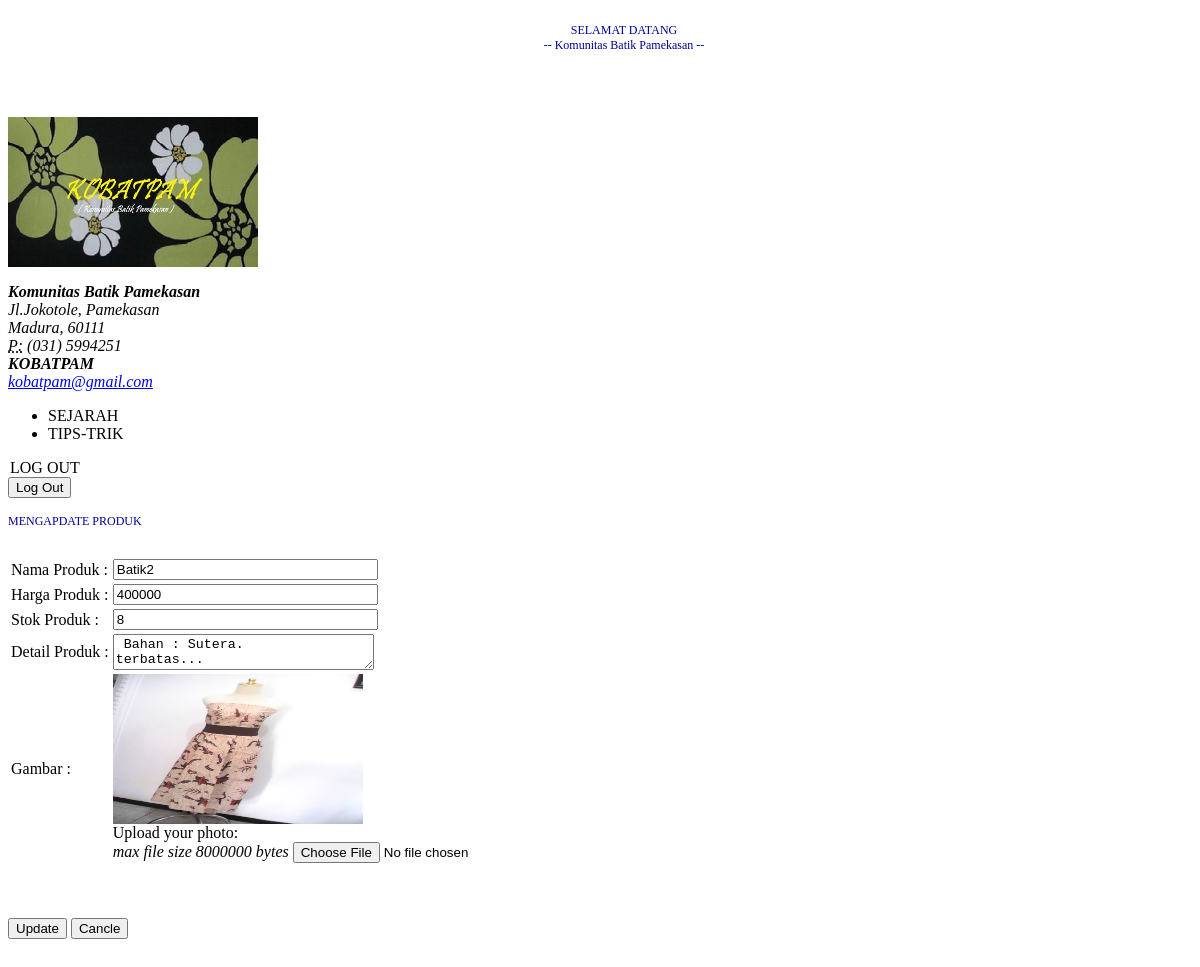
/kobatpam/view/update_produk.php?id=2 (signed in), run on an earlier commit of the app's database.
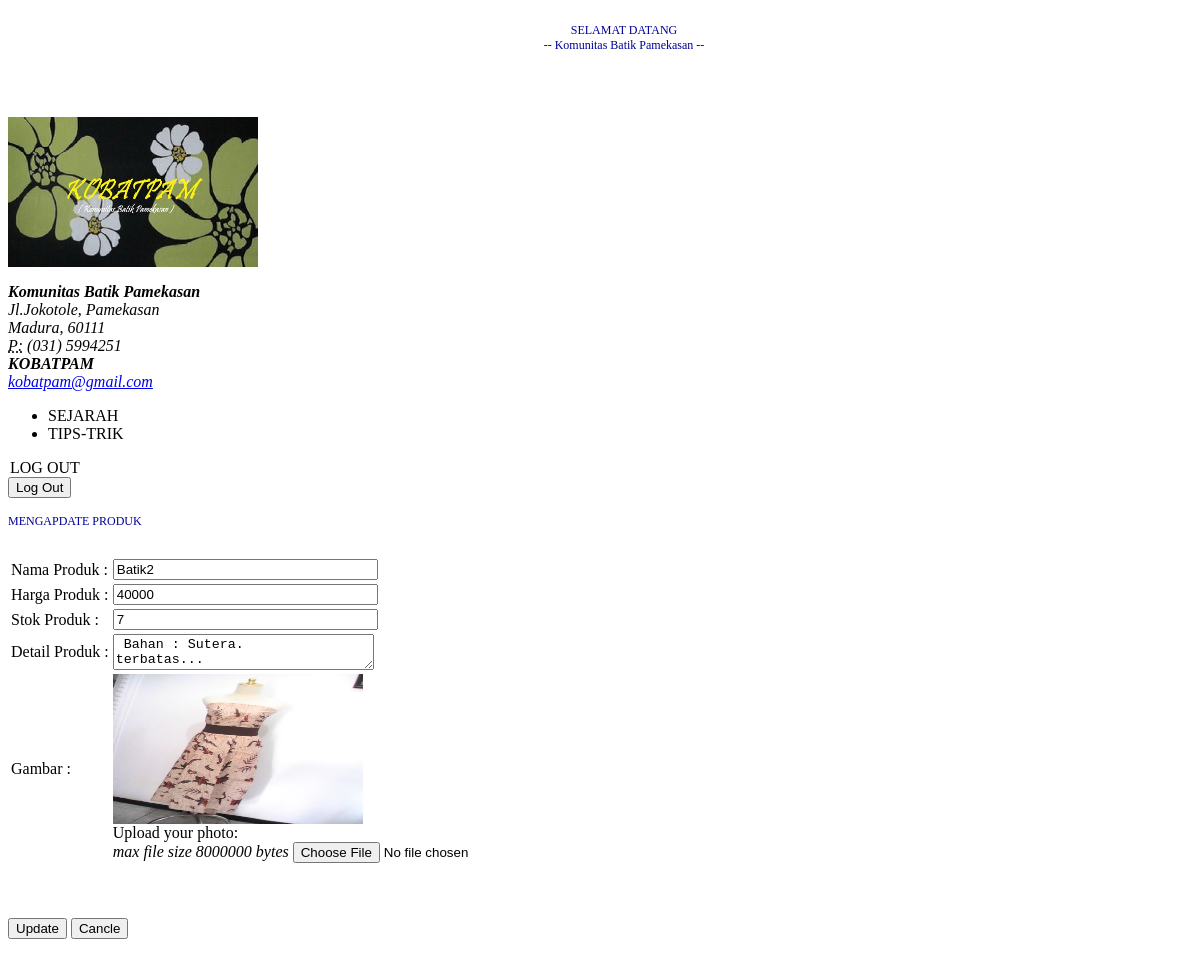
And on a later commit of the database.
### tables this page shows
CREATE TABLE IF NOT EXISTS `produk` (
  `nama_produk` varchar(30) NOT NULL,
  `harga_produk` int(11) NOT NULL,
  `stok_produk` int(11) NOT NULL,
  `detail_produk` text NOT NULL,
  `id_dagang` varchar(11) NOT NULL,
  `Gambar` varchar(30) NOT NULL,
  `id_produk` int(11) NOT NULL AUTO_INCREMENT,
  PRIMARY KEY (`id_produk`)
);

### kobatpam/view/update_produk.php (the view, shortened to what this page needs)
<html>
<head>
	<link rel="stylesheet" type="css/text" href="../css/bootstrap.css" />
	<link rel="stylesheet" type="css/text" href="../css/style.css" />
</head>
<body>
	<div class="style3">
	  <div align="center" class="style2">
		<pre class="style3 style1 style1">
		SELAMAT DATANG
		-- Komunitas Batik Pamekasan --</pre>
			  <BR><BR>
	  </div>
	</div>
	<div class="container-fluid">
	  <div class="row-fluid">
		<div class="span2">
		  <p><img src="../img/logo_kobatpam.jpg" width="250" height="150"
		  <BR>
		  <address>
		    <strong>Komunitas Batik Pamekasan</strong><br>
					  Jl.Jokotole, Pamekasan <br>
					  Madura, 60111<br>
					  <abbr title="Phone">P:</abbr> (031) 5994251
		  </address>
					<address>
					<strong>KOBATPAM</strong><br>
					  <a href="mailto:#">kobatpam@gmail.com</a>
					</address>
					 <ul><li>SEJARAH</li>
					  <li>TIPS-TRIK</li>
			        </ul>
					<div>
		<form method="post" action="../code/logout_presnt.php"><legend>LOG OUT</legend>
			<button class="btn btn-danger" type="submit">Log Out</button>
		</form>
			</div>
		</div>
		<div class="span8">
<pre class="style3 style1">MENGAPDATE PRODUK
					</pre>
<?php
$id=$_GET['id'];
$query=" SELECT * FROM produk WHERE id_produk = '$id' ";
$result=mysql_query($query);
$num=mysql_numrows($result);
 $i=0;
while ($i < $num) {
$nama=mysql_result($result,$i,"nama_produk");
$harga=mysql_result($result,$i,"harga_produk");
$stok=mysql_result($result,$i,"stok_produk");
$detail=mysql_result($result,$i,"detail_produk");
$gambar=mysql_result($result,$i,"Gambar");
++$i;
}
 ?>
 <form action="../code/update_produk_presnt.php?id1=<?php echo $id;?>" method="post" enctype="multipart/form-data">
   <table>
 <tr>
<td>Nama Produk :</td>
<td><input type="text" name="nama" size="30" value="<?php echo $nama; ?>"></td>
 </tr>
<tr>
 <td>Harga Produk :</td>
<td><input type="text" name="harga" size="30" value="<?php echo $harga; ?>"></td>
</tr>
<tr>
<td>Stok Produk  :</td>
 <td><input type="text" name="stok" size="30" value="<?php echo $stok; ?>"></td>
</tr>
<tr>
<td>Detail Produk :</td>
<td><textarea name="detail" cols="30"><?php echo $detail; ?></textarea></td>
</tr>
 <tr>
 <td>Gambar :</td>
 <td><img src="<?php echo $gambar; ?>" width="250" height="150" class="img-rounded" /> <br>
 <span class="style9">Upload your photo: <br><em>max file size 8000000 bytes</em> </span>
 <input type="file" name="photo_file" accept="image/*" />
 <input type="hidden" name="max_file_size" value="8000000" /></td>
 </tr>
 </table>
   <p>
 <BR><BR>
 <button class="btn btn-primary" type="submit" name="submit">Update</button>
   <button class="btn" type="submit">Cancle</button>
</form>
</body>
</html>
</body>
</html>

What changed in the data, as far as the page shows it:
changed produk "Batik2": harga "400000" → "40000"; stok "8" → "7"
